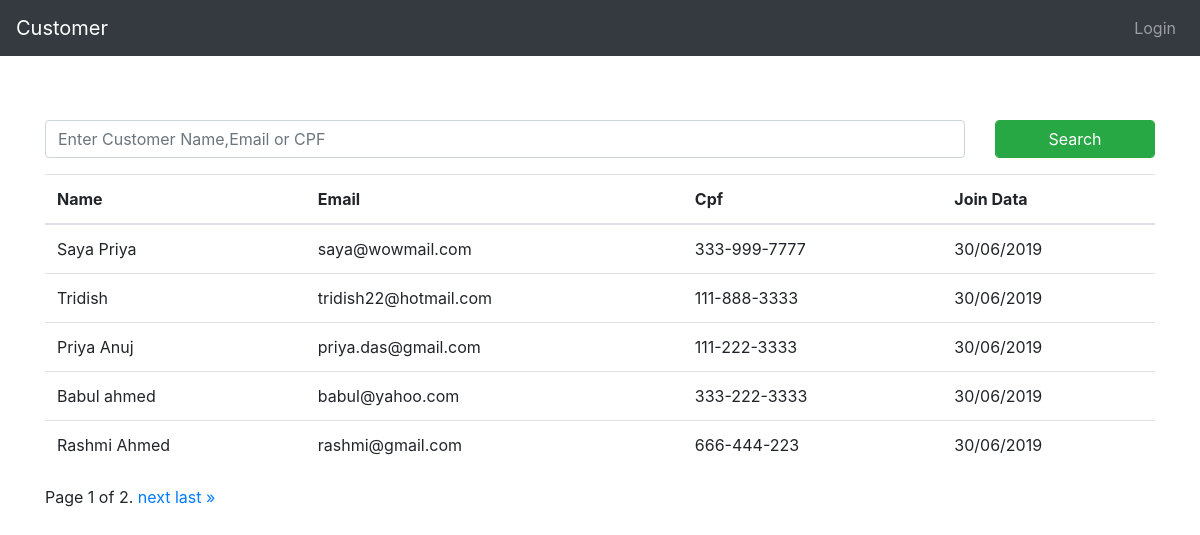
The page / on the database its author committed.
### customers/models.py (models this page shows, shortened)
class Customer(models.Model):
    name = models.CharField(max_length=250)
    email = models.EmailField()
    cpf = models.CharField(max_length=14,unique=True)
    join_date = models.DateField(auto_now_add=True)

### customers/views.py (the view)
# urls.py: path('',list_customer,name='list_customer'),
def list_customer(request):
    customers = Customer.objects.all().order_by('-id')
    queryset = request.GET.get('q')
    if queryset:
        customers = Customer.objects.filter(
            Q(name__icontains=queryset)|
            Q(email__icontains=queryset)| # LIKE % ana %
            Q(cpf__icontains=queryset)
        )
    paginator = Paginator(customers, 5)
    page = request.GET.get('page')
    customers = paginator.get_page(page)
    return render(request,"customers/customer_list.html",{'customers':customers})

### templates/customers/customer_list.html (shortened to what this page needs)
{% extends 'base.html' %}
{% block content %}
<div class="container">
    <div class="py-4"></div>
    <form method="GET">
        <div class="row">
            <div class="form-group col-10">
                <input type="search" class="form-control" placeholder="Enter Customer Name,Email or CPF" name="q" value="{{ request.GET.q}}">
            </div>
            <div class="form-group col-2">
                <button class="form-control btn-success">Search</button>
            </div>
        </div>
    </form>
<table class="table table-head">
    <thead>
        <tr>
            <th>Name</th>
            <th>Email</th>
            <th>Cpf</th>
            <th>Join Data </th>
        </tr>
    </thead>
    <tbody>
        {% for customer in customers %}
        <tr>
            <td>{{ customer.name }}</td>
            <td>{{ customer.email }}</td>
            <td>{{ customer.cpf }}</td>
            <td>{{ customer.join_date|date:"d/m/Y" }}</td>
        </tr>
        {% endfor %}
    </tbody>
</table>
<div class="pagination">
    <span class="step-links">
        <span class="current">
            Page {{ customers.number }} of {{ customers.paginator.num_pages }}.
        </span>
        {% if customers.has_next %}
            <a href="?page={{ customers.next_page_number }}&q={% if request.GET.q %}{{ request.GET.q }}{% endif %}">next</a>
            <a href="?page={{ customers.paginator.num_pages }}">last &raquo;</a>
        {% endif %}
    </span>
</div>
</div>
{% endblock content %}

### templates/base.html (shortened to what this page needs)
<!DOCTYPE html>
{% load staticfiles %}
<html lang="en">
<head>
    <link rel="stylesheet" href="{% static 'css/bootstrap.min.css' %}">
</head>
<body>
  <nav class="navbar navbar-expand-sm navbar-dark bg-dark mb-3">
    <a class="navbar-brand text-white">Customer</a>
    <ul class="navbar-nav ml-auto">
        <li class="nav-item">
            {% if not user.is_authenticated %}
                <a class="nav-link" href="/admin/">Login</a>
            {% else %}
                <a class="nav-link" href="/admin/logout/">Logout</a>
            {% endif %}
        </li>
    </ul>
  </nav>
    {% block content %}
    {% endblock content %}
</body>
</html>

### rows shown on the page
Customer: name "Saya Priya", email "saya@wowmail.com", cpf "333-999-7777", join_date "30/06/2019"
Customer: name "Tridish", email "tridish22@hotmail.com", cpf "111-888-3333", join_date "30/06/2019"
Customer: name "Priya Anuj", email "priya.das@gmail.com", cpf "111-222-3333", join_date "30/06/2019"
Customer: name "Babul ahmed", email "babul@yahoo.com", cpf "333-222-3333", join_date "30/06/2019"
Customer: name "Rashmi Ahmed", email "rashmi@gmail.com", cpf "666-444-223", join_date "30/06/2019"

### other values the page prints
{{ customers.number }} "1"
{{ customers.paginator.num_pages }} "2"
